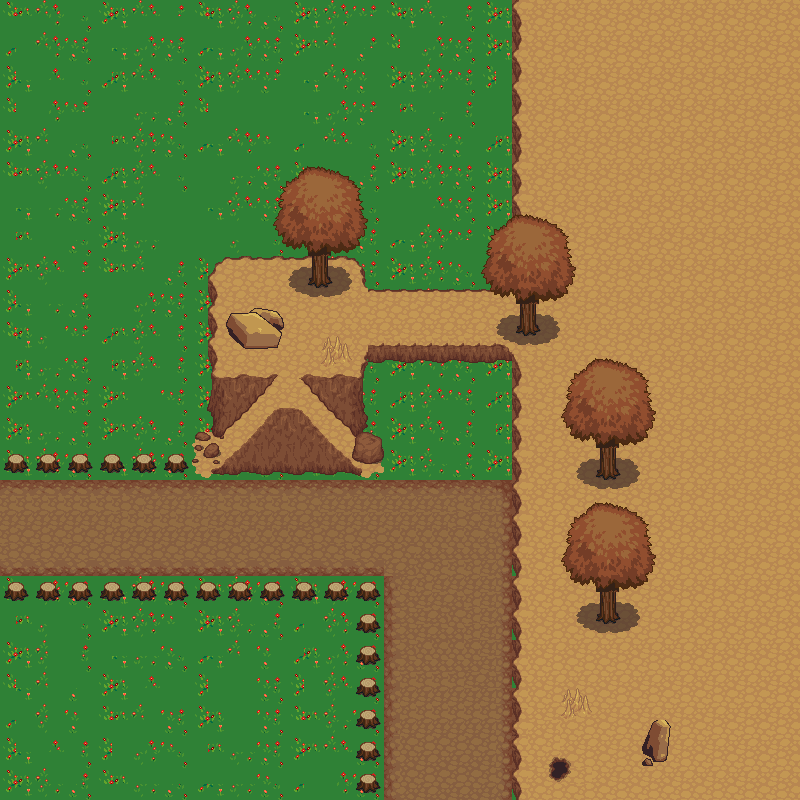

A 2D game scene composited from a Tiled map and its tileset images. What follows is a short description and the map's XML, with each tile layer's data collapsed to a summary:
An orthogonal 50x50 tile map with 16x16 px tiles, 4 tile layers (fondo, colision, decoracion 1, decoracion 2).

<map version="1.10" tiledversion="1.10.2" orientation="orthogonal" renderorder="right-down" width="50" height="50" tilewidth="16" tileheight="16" infinite="0" nextlayerid="5" nextobjectid="1">
 <tileset firstgid="1" source="asdafasdf.tsx" />
 <layer id="1" name="fondo" width="50" height="50">
  <data>[2500 cells, 2500 non-empty, 18 distinct tile ids]</data>
 </layer>
 <layer id="3" name="colision" width="50" height="50">
  <data>[2500 cells, 118 non-empty, 4 distinct tile ids]</data>
 </layer>
 <layer id="2" name="decoracion 1" width="50" height="50">
  <data>[2500 cells, 1169 non-empty, 115 distinct tile ids]</data>
 </layer>
 <layer id="4" name="decoracion 2" width="50" height="50">
  <data>[2500 cells, 327 non-empty, 87 distinct tile ids]</data>
 </layer>
</map>
